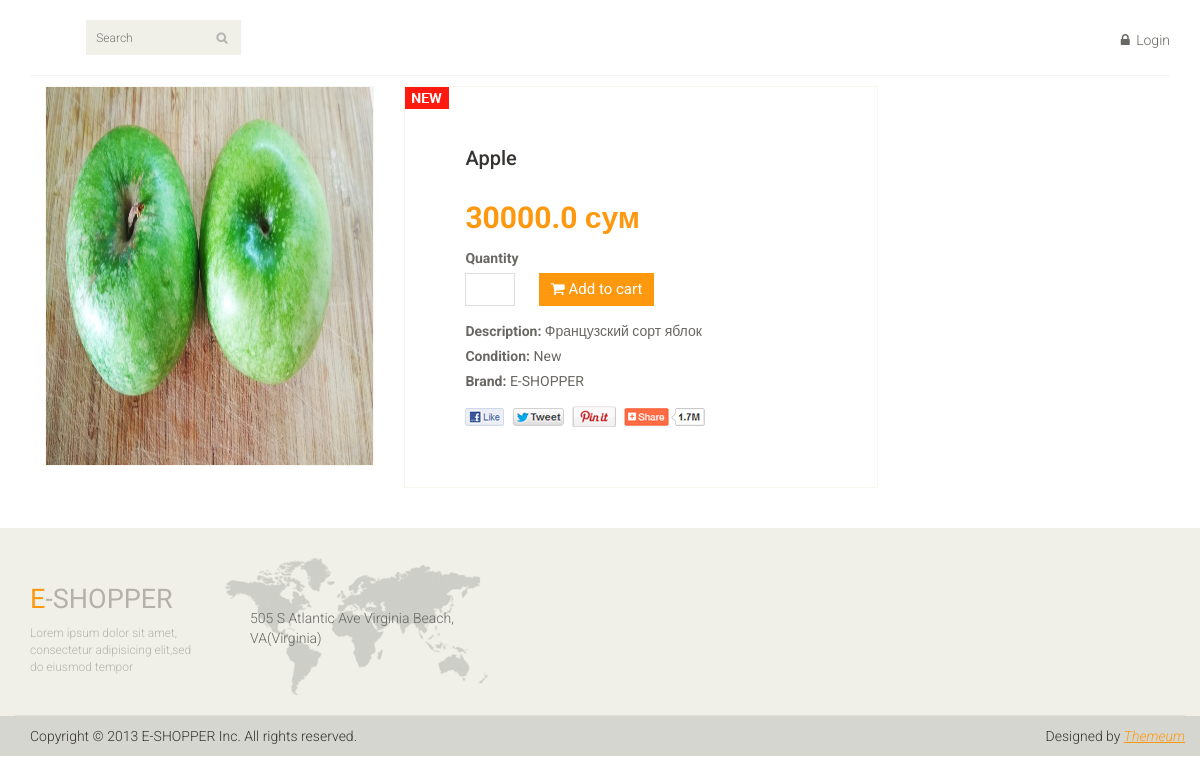
Page /product/1 on the committed database.
### main_page/models.py (models this page shows, shortened)
class Product(models.Model):
    product_name = models.CharField(max_length=150)
    product_price = models.FloatField()
    product_description = models.TextField()
    product_photo = models.ImageField()
    product_category = models.ForeignKey(Category, on_delete=models.CASCADE)

### main_page/views.py (the view)
# urls.py: path('product/<int:pk>',views.get_product),
def get_product(request,pk):
    current_product = models.Product.objects.get(id=pk)
    return render(request,'current_product.html', {'product': current_product})

### main_page/templates/current_product.html (shortened to what this page needs)
{% extends 'index.html' %}
{% load static %}
{% block content %}
<section>
    <div class="container">
        <div class="row">
            <div class="col-sm-9 padding-right">
            <div class="product-details">
                <div class="col-sm-5">
                    <div class="view-product">
                        <img src="/{{ product.product_photo }}" alt="" />
                    </div>
                </div>
                <div class="col-sm-7">
                    <div class="product-information">
                        <img src="{% static 'images/product-details/new.jpg' %}" class="newarrival" alt="" />
                        <h2>{{ product.product_name }}</h2>
                        <span>
                            <span>{{ product.product_price }} сум</span><br>
                            <label>Quantity</label><br>
                            <form action="/add_to_cart/{{ product.id }}" method="post">
                                <input type="number" name="counter" min="1" />
                                <button type="submit" class="btn btn-fefault cart">
                                    <i class="fa fa-shopping-cart"></i>
                                          Add to cart
                                </button>
                            </form>
                        </span>
                        <p><b>Description:</b> {{ product.product_description }}</p>
                        <p><b>Condition:</b> New</p>
                        <p><b>Brand:</b> E-SHOPPER</p>
                        <a href=""><img src="images/product-details/share.png" class="share img-responsive"  alt="" /></a>
                    </div>
                </div>
            </div>
        </div>
        </div>
    </div>
</section>
{% endblock content %}

### main_page/static/css/main.css (style rules this page uses)
body { font-family: 'Roboto', sans-serif; background:; position: relative; font-weight:400px; }
a { -webkit-transition: 300ms; -moz-transition: 300ms; -o-transition: 300ms; transition: 300ms; }
h1, h2, h3, h4, h5, h6 { font-family: 'Roboto', sans-serif; }
.padding-right { padding-right: 0; }
.product-details { overflow:hidden; }
.product-details { margin-bottom: 40px; overflow: hidden; margin-top: 10px; }
.view-product { position: relative; }
.view-product img { border: 1px solid #F7F7F0; height: 380px; width: 100%; }
.product-information { border: 1px solid #F7F7F0; overflow: hidden; padding-bottom: 60px; padding-left: 60px; padding-top: 60px; position: relative; }
.newarrival { position:absolute; top:0; left:0 }
.product-information h2 { color: #363432; font-family: 'Roboto', sans-serif; font-size: 20px; margin-top: 0; }
.product-information p { color: #696763; font-family: 'Roboto', sans-serif; margin-bottom: 5px; }
.product-information span { display: inline-block; margin-bottom: 8px; margin-top: 18px; }
.product-information span span { color: #FE980F; float: left; font-family: 'Roboto', sans-serif; font-size: 30px; font-weight: 700; margin-right: 20px; margin-top: 0px; }
.product-information span input { border: 1px solid #DEDEDC; color: #696763; font-family: 'Roboto', sans-serif; font-size: 20px; font-weight: 700; height: 33px; outline: medium none; text-align: center; width: 50px; }
.product-information span label { color: #696763; font-family: 'Roboto', sans-serif; font-weight: 700; margin-bottom: 5px; }
.share { margin-top: 15px; }
.cart { background: #FE980F; border: 0 none; border-radius: 0; color: #FFFFFF; font-family: 'Roboto', sans-serif; font-size: 15px; margin-bottom: 7px; margin-left: 20px; }

### rows in the picture
Product: product_photo (picture), product_name "Apple", product_price "30000.0", product_description "Французский сорт яблок"
